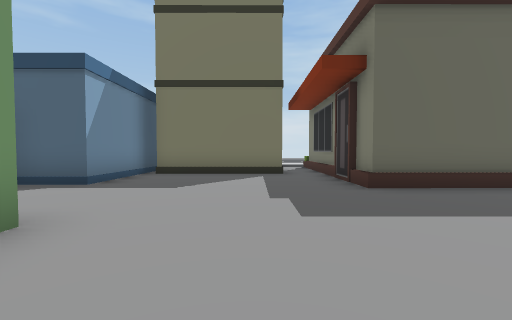
[1] (above)

24 first-person views from a walk through a scene from a Unity 3-D project. The camera is 1.3 m above the floor, tilts 2° down and sees 90° across. The floor is counted in squares, 2 m on a side. Each view is taken from the middle of a square. On the plan, view 1 faces up. The plan holds only what a view shows up to about 9 squares ahead; the rest is blank. The place goes on beyond the plan. The player is left out.

[2]
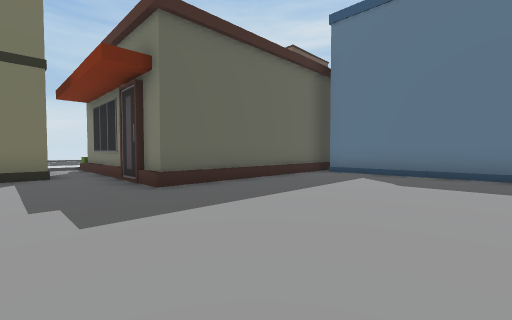

[3]
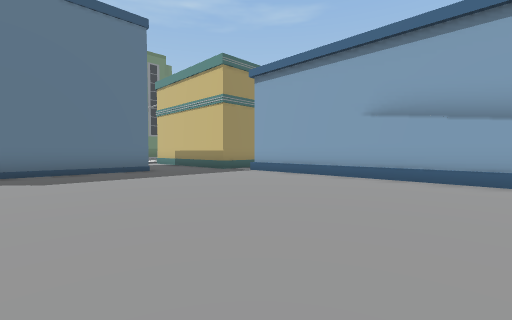

[4]
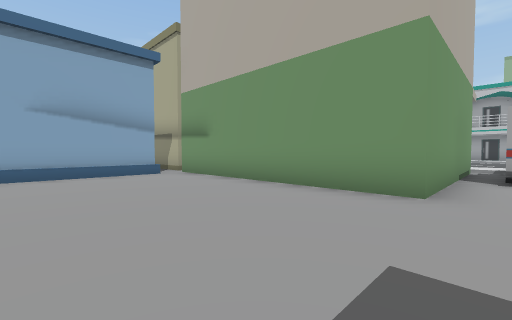

[5]
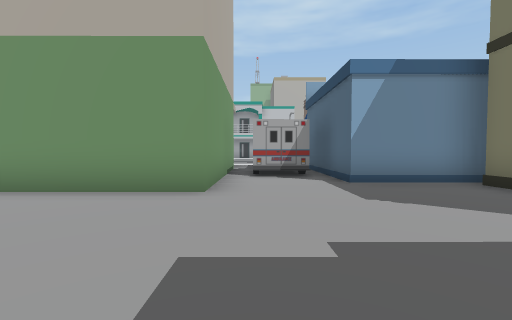

[6]
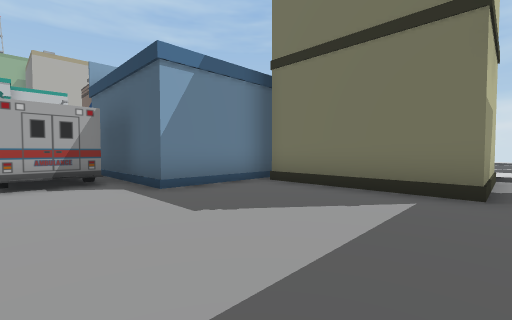

[7]
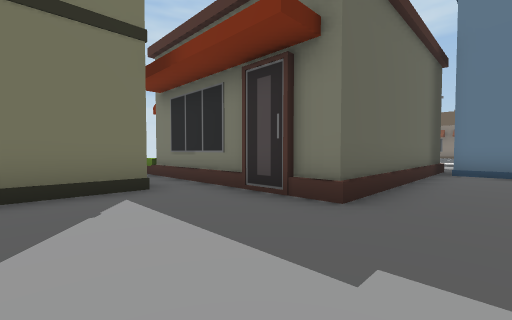

[8]
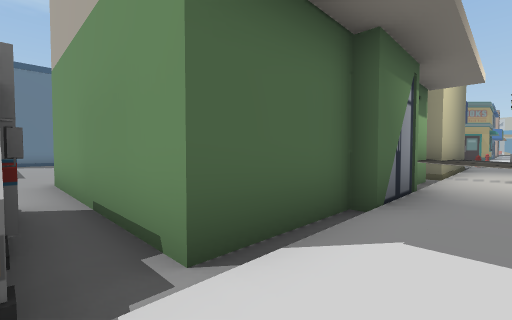

[9]
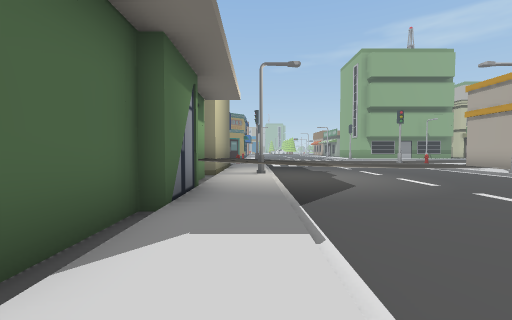

[10]
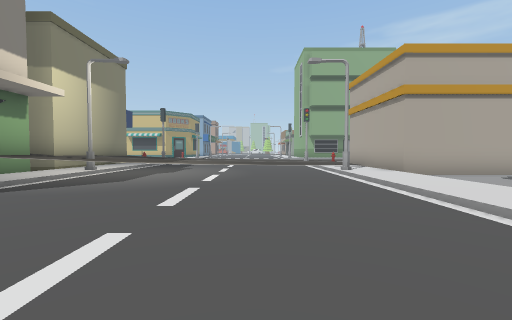

[11]
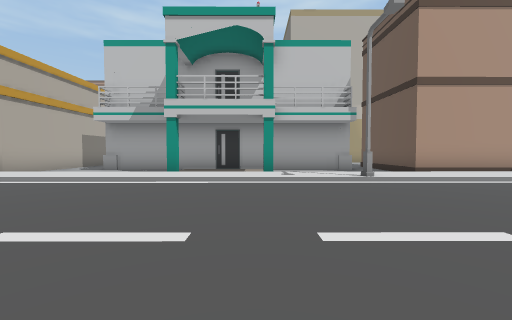

[12]
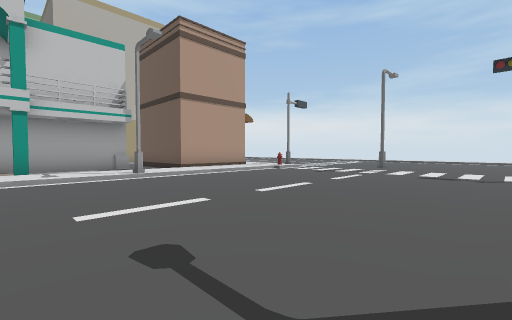

[13]
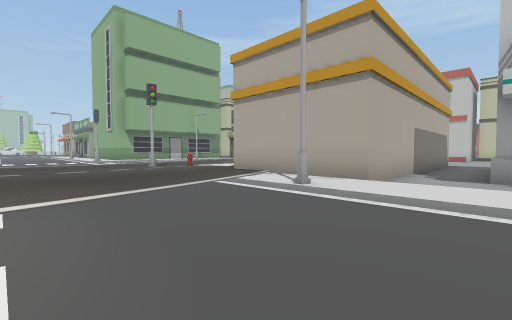

[14]
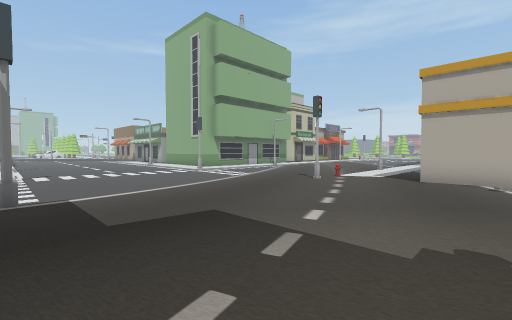

[15]
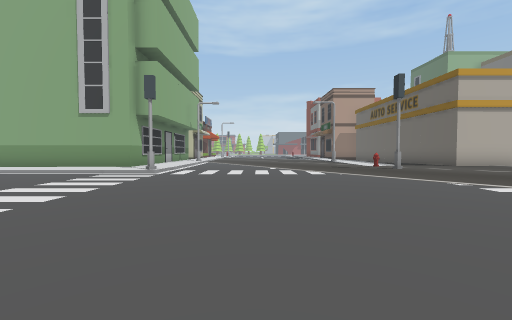

[16]
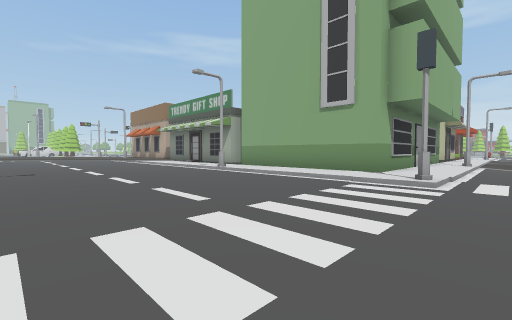

[17]
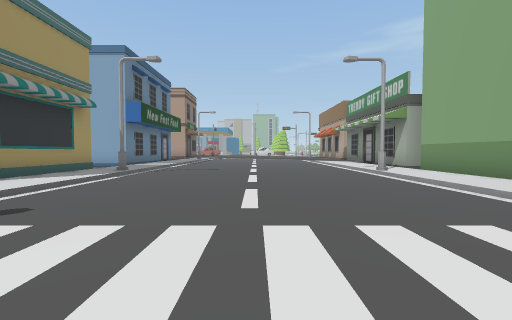

[18]
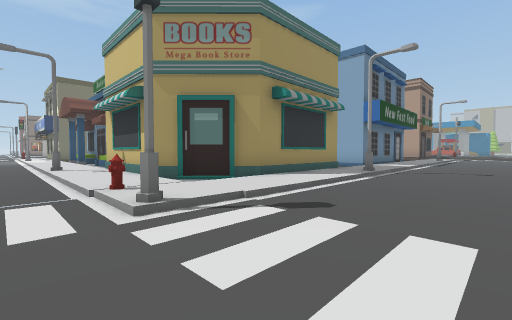

[19]
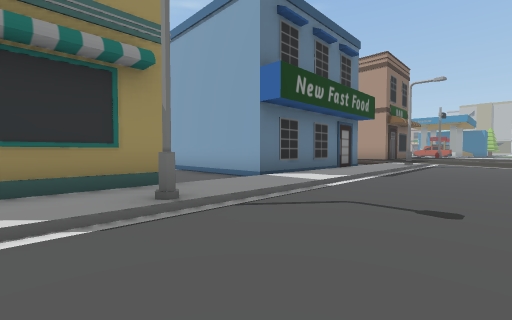

[20]
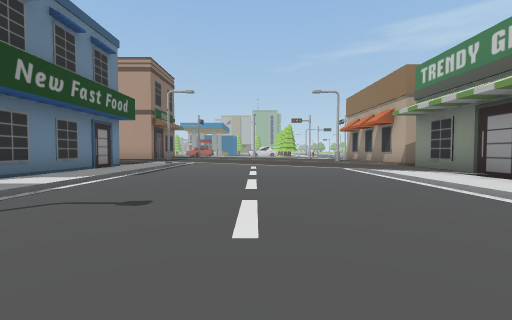

[21]
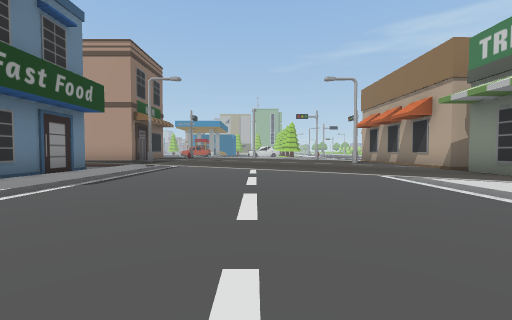

[22]
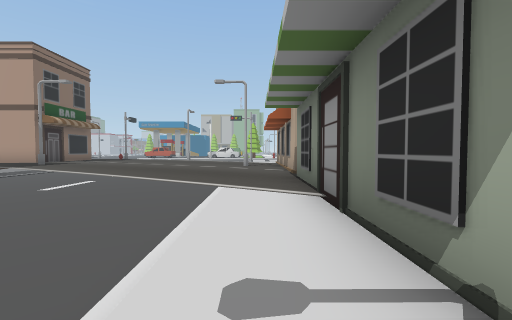

[23]
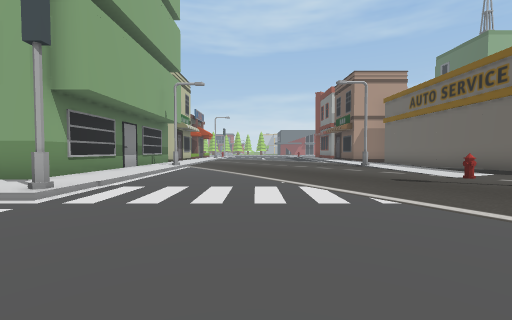

[24]
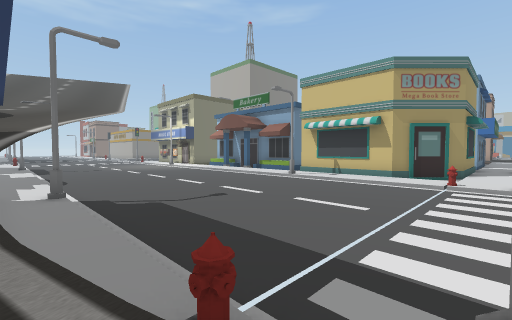

### Floor plan
Key: @ floor where view 1 was taken; # wall or solid block; . main floor; : floor 0.25 m higher than the main floor; + floor 0.5 m higher than the main floor; * floor 0.75 m higher than the main floor; % floor 1 m higher than the main floor; / step, stairs or slope; O other object.
Columns run from 22 left of view 1 to 8 right of it. Each row starts with its distance up from view 1.
  8   ###:.......     # OOO.O
  7   ../:.......     #.....O
  6   #./:.......     #.....O
  5   #./O.......  ####.....OOOOOOO
  4   #./:.......    O............O
  3   #.#:.......:/O O............#
  2   #./:.......:/OOOOOO.........O
  1   #.#:.......:/O    O.........O
  0   #./:.......:/O    O.@.......O
 -1   #./:.......:/O    O.........O
 -2   #./:.......:/O    O.........
 -3 ..../:......//%O    O........
 -4 OOOOO:...//**%%O    #.......
 -5     OO./+++**O%#   # OOOOOOO
 -6     O::+++++**%#   #
 -7     O:::++++**%#
 -8 OOO O:::++++***#
 -9 :::::::::++++*
-10 :::::::::++++**///::::::::
-11 .:::O::::+++/#O////O//////
-12 .:::::::://  ............
-13 ..::::://...............
-14 ..::://................
-15 ...//.................
-16  ....................
-17 .......................
-18 /////#.......:O////O///
-19 ::::::.......::::::::
-20 OOOO/:.......://####
-21    O/:.......:/##
-22    O/:.......:/#
-23    O/:.......::#
-24    O/O.......O:#
-25    O/:.......:/#
-26     #:.......:/..
-27     #:.......:/....
-28     #:.......:/OOOO
-29     #//......:/O
-30     #:+/.....:/O
-31     #:+++//..:/O
-32    ##++++++////O
-33     #++++++++//O
-34     #++++++++

Where each view was taken, in squares from view 1:
view 1: 0 up, 0 right, facing up
view 2: 0 up, 0 right, facing up-right
view 3: 2 up, 1 left, facing down-right
view 4: 3 up, 2 right, facing down-left
view 5: 3 up, 2 right, facing left
view 6: 3 up, 1 right, facing up-left
view 7: 3 up, 1 left, facing up-right
view 8: 3 up, 9 left, facing down-right
view 9: 3 up, 9 left, facing down
view 10: 3 up, 14 left, facing down
view 11: 3 up, 11 left, facing left
view 12: 3 up, 10 left, facing up-left
view 13: 2 down, 13 left, facing down-left
view 14: 6 down, 9 left, facing down-left
view 15: 15 down, 9 left, facing left
view 16: 17 down, 11 left, facing down-left
view 17: 17 down, 13 left, facing down
view 18: 17 down, 12 left, facing down-right
view 19: 23 down, 12 left, facing down-right
view 20: 23 down, 13 left, facing down
view 21: 25 down, 13 left, facing down
view 22: 25 down, 17 left, facing down
view 23: 15 down, 13 left, facing left
view 24: 10 down, 9 left, facing down-right
